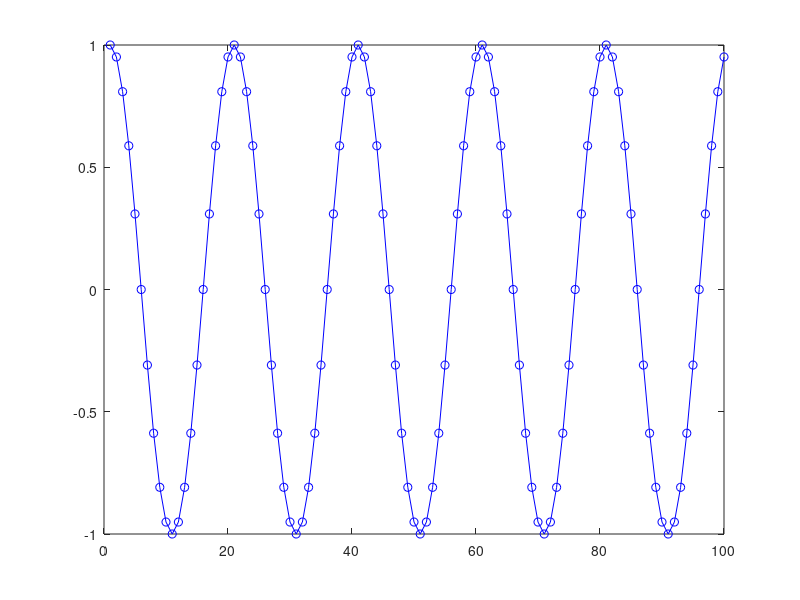
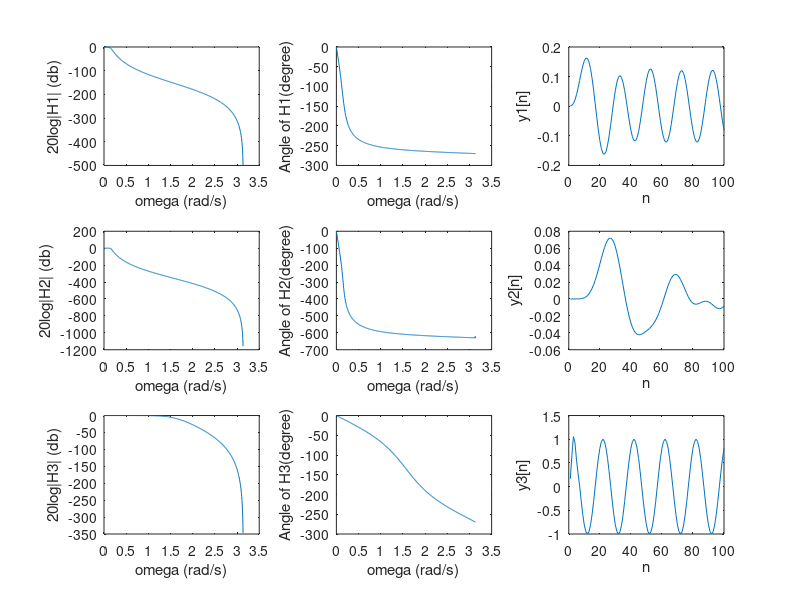

MATLAB code to generate these figures, in order:
clear all; clc;
%%(a)
fs=20;
Ts=1/20;
n=1:100;
x=cos(2*pi*(n-1)*Ts);
figure(1)
plot(n,x,'-ob')
%%(b)
[b1,a1]=butter(3,0.05);
[H1, w1] = freqz(b1,a1);

y1=filter(b1,a1,x);
figure(2)
subplot(3,3,1),plot(w1,20*log(abs(H1))),xlabel('omega (rad/s)'), ylabel('20log|H1| (db)');
subplot(3,3,2),plot(w1,unwrap(angle(H1))*180/pi),xlabel('omega (rad/s)'), ylabel('Angle of H1(degree)');
subplot(3,3,3),plot(n,y1),xlabel('n'), ylabel('y1[n]');
%%(c)


[b2,a2]=butter(7,0.05);
[H2, w2] = freqz(b2,a2);

y2=filter(b2,a2,x);
subplot(3,3,4),plot(w2,20*log(abs(H2))),xlabel('omega (rad/s)'), ylabel('20log|H2| (db)');
subplot(3,3,5),plot(w2,unwrap(angle(H2))*180/pi),xlabel('omega (rad/s)'), ylabel('Angle of H2(degree)');
subplot(3,3,6),plot(n,y2),xlabel('n'), ylabel('y2[n]');

%%(d)
[b3,a3]=butter(3,0.5);
[H3, w3] = freqz(b3,a3);


y3=filter(b3,a3,x);
subplot(3,3,7),plot(w3,20*log(abs(H3))),xlabel('omega (rad/s)'), ylabel('20log|H3| (db)');
subplot(3,3,8),plot(w3,unwrap(angle(H3))*180/pi),xlabel('omega (rad/s)'), ylabel('Angle of H3(degree)');
subplot(3,3,9),plot(n,y3),xlabel('n'), ylabel('y3[n]');
